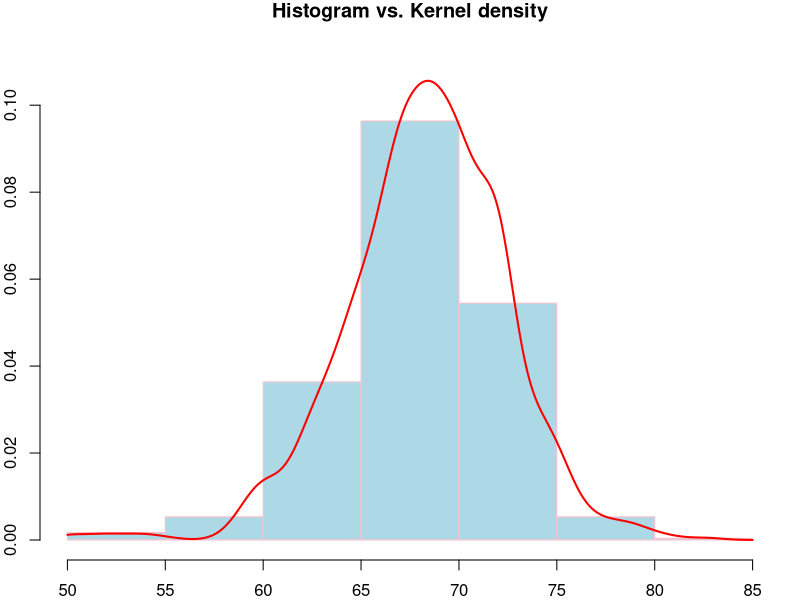
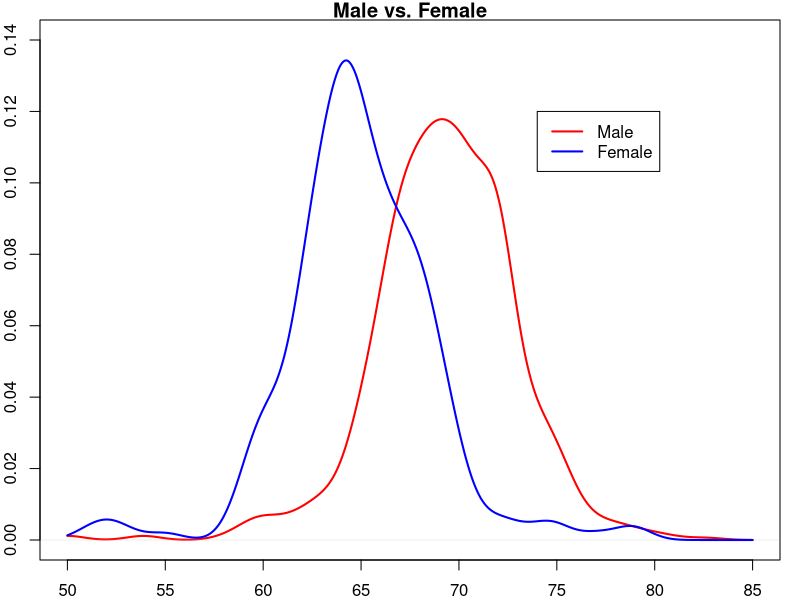

Here is the R script that generated these plots, in order:
## ---- chunk 1
knitr::opts_chunk$set(echo = TRUE)
knitr::opts_chunk$set(fig.align='center',collapse = TRUE)
## ---- chunk 2
if(!require(dslabs))
  install.packages("dslabs")
attach(heights) #此命令用于使用该包里面的身高数据heights
par(mar=c(2,2,1,1)) #调整图形边距
#直方图
hist(height,breaks=10,ylim=c(0,.115),col = "lightblue", border = "pink",freq=FALSE,main="Histogram vs. Kernel density")
#添加核估计数据
lines(density(height,from = 50,to=85),col="red",lwd=2)

## ---- chunk 3
female_height = height[sex=="Female"]#提取女生数据
male_height = height[sex=="Male"]#提取男生数据
par(mar=c(2,2,1,1))
#画男生数据
plot(density(male_height,from = 50,to=85),col="red",lwd=2,ylim=c(0,.14),main="Male vs. Female")
#添加女生数据
lines(density(female_height,from = 50,to=85),col="blue",lwd=2)
#画出图例说明
legend(74,0.12,legend = c("Male","Female"),lty = c(1,1),col=c("red","blue"),lwd=c(2,2))
